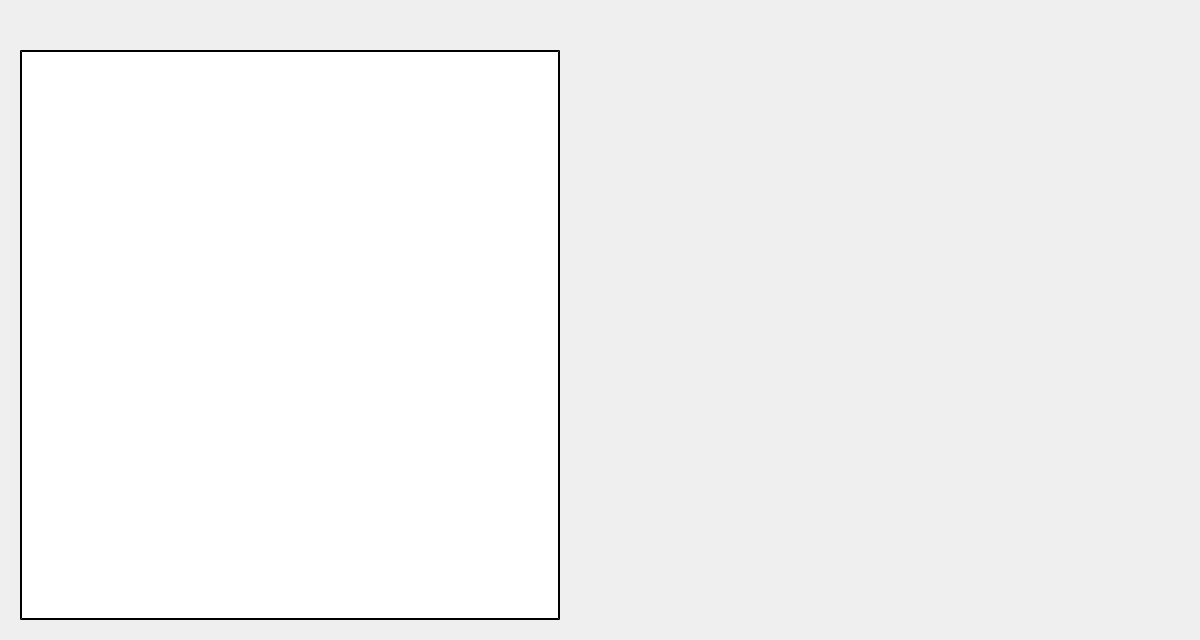
<?xml version="1.0" encoding="UTF-8"?>
<ui version="4.0">
 <class>tDestinations</class>
 <widget class="QWidget" name="tDestinations">
  <property name="geometry">
   <rect>
    <x>0</x>
    <y>0</y>
    <width>1200</width>
    <height>640</height>
   </rect>
  </property>
  <property name="sizePolicy">
   <sizepolicy hsizetype="Fixed" vsizetype="Fixed">
    <horstretch>0</horstretch>
    <verstretch>0</verstretch>
   </sizepolicy>
  </property>
  <property name="minimumSize">
   <size>
    <width>1200</width>
    <height>640</height>
   </size>
  </property>
  <property name="maximumSize">
   <size>
    <width>1200</width>
    <height>640</height>
   </size>
  </property>
  <property name="windowTitle">
   <string>Form</string>
  </property>
  <widget class="QLabel" name="label">
   <property name="geometry">
    <rect>
     <x>10</x>
     <y>10</y>
     <width>731</width>
     <height>50</height>
    </rect>
   </property>
   <property name="font">
    <font>
     <pointsize>16</pointsize>
    </font>
   </property>
   <property name="styleSheet">
    <string notr="true">color: blue;</string>
   </property>
   <property name="text">
    <string/>
   </property>
  </widget>
  <widget class="QLabel" name="frenchMagmarLabel">
   <property name="geometry">
    <rect>
     <x>564</x>
     <y>-48</y>
     <width>667</width>
     <height>769</height>
    </rect>
   </property>
   <property name="text">
    <string/>
   </property>
   <property name="pixmap">
    <pixmap resource="resource.qrc">:/images/FrenchMagmar.PNG</pixmap>
   </property>
  </widget>
  <widget class="QTableView" name="tDestinationOptionsTV">
   <property name="geometry">
    <rect>
     <x>20</x>
     <y>50</y>
     <width>540</width>
     <height>570</height>
    </rect>
   </property>
   <property name="sizePolicy">
    <sizepolicy hsizetype="Minimum" vsizetype="Minimum">
     <horstretch>3</horstretch>
     <verstretch>3</verstretch>
    </sizepolicy>
   </property>
   <property name="minimumSize">
    <size>
     <width>60</width>
     <height>60</height>
    </size>
   </property>
   <property name="maximumSize">
    <size>
     <width>540</width>
     <height>570</height>
    </size>
   </property>
   <property name="styleSheet">
    <string notr="true">QHeaderView::section{
background-color:qlineargradient(spread:pad, x1:1, y1:1, x2:1, y2:0.028, stop:0 rgba(255, 170, 0, 255), stop:1 rgba(255, 62, 14, 255));
border-style: solid;
border-color: black;
border-width: 2px;
border-radius: 5px;}

QTableView{
background: white;
border: 2px outset black;
}</string>
   </property>
   <property name="dragEnabled">
    <bool>true</bool>
   </property>
  </widget>
 </widget>
 <resources>
  <include location="resource.qrc"/>
 </resources>
 <connections/>
</ui>
